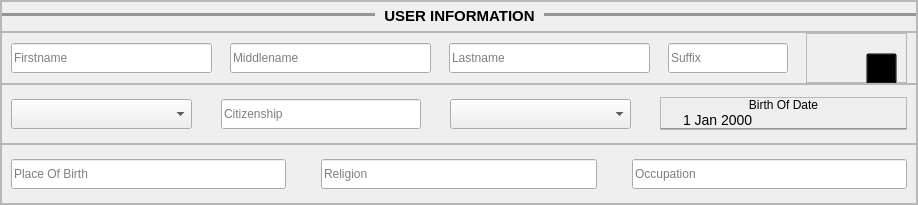
              <widget class="QFrame" name="frame_9">
               <property name="styleSheet">
                <string notr="true"/>
               </property>
               <property name="frameShape">
                <enum>QFrame::StyledPanel</enum>
               </property>
               <property name="frameShadow">
                <enum>QFrame::Raised</enum>
               </property>
               <layout class="QVBoxLayout" name="verticalLayout_6">
                <property name="spacing">
                 <number>0</number>
                </property>
                <property name="leftMargin">
                 <number>0</number>
                </property>
                <property name="topMargin">
                 <number>0</number>
                </property>
                <property name="rightMargin">
                 <number>0</number>
                </property>
                <property name="bottomMargin">
                 <number>0</number>
                </property>
                <item>
                 <widget class="QFrame" name="frame_11">
                  <property name="minimumSize">
                   <size>
                    <width>914</width>
                    <height>31</height>
                   </size>
                  </property>
                  <property name="maximumSize">
                   <size>
                    <width>16777215</width>
                    <height>31</height>
                   </size>
                  </property>
                  <property name="frameShape">
                   <enum>QFrame::StyledPanel</enum>
                  </property>
                  <property name="frameShadow">
                   <enum>QFrame::Raised</enum>
                  </property>
                  <layout class="QHBoxLayout" name="horizontalLayout_3">
                   <property name="leftMargin">
                    <number>0</number>
                   </property>
                   <property name="topMargin">
                    <number>0</number>
                   </property>
                   <property name="rightMargin">
                    <number>0</number>
                   </property>
                   <property name="bottomMargin">
                    <number>0</number>
                   </property>
                   <item>
                    <widget class="QLabel" name="label">
                     <property name="minimumSize">
                      <size>
                       <width>49</width>
                       <height>7</height>
                      </size>
                     </property>
                     <property name="maximumSize">
                      <size>
                       <width>16777215</width>
                       <height>7</height>
                      </size>
                     </property>
                     <property name="styleSheet">
                      <string notr="true">border: none;
border-top: 3px solid rgb(149, 149, 149);
background-color: transparent;</string>
                     </property>
                     <property name="text">
                      <string/>
                     </property>
                    </widget>
                   </item>
                   <item>
                    <widget class="QLabel" name="label_4">
                     <property name="minimumSize">
                      <size>
                       <width>157</width>
                       <height>21</height>
                      </size>
                     </property>
                     <property name="maximumSize">
                      <size>
                       <width>157</width>
                       <height>21</height>
                      </size>
                     </property>
                     <property name="font">
                      <font>
                       <pointsize>11</pointsize>
                       <bold>true</bold>
                      </font>
                     </property>
                     <property name="styleSheet">
                      <string notr="true">border: none;
background-color: transparent;
</string>
                     </property>
                     <property name="text">
                      <string>&lt;html&gt;&lt;head/&gt;&lt;body&gt;&lt;p align=&quot;center&quot;&gt;USER INFORMATION&lt;/p&gt;&lt;/body&gt;&lt;/html&gt;</string>
                     </property>
                    </widget>
                   </item>
                   <item>
                    <widget class="QLabel" name="label_2">
                     <property name="minimumSize">
                      <size>
                       <width>49</width>
                       <height>7</height>
                      </size>
                     </property>
                     <property name="maximumSize">
                      <size>
                       <width>16777215</width>
                       <height>7</height>
                      </size>
                     </property>
                     <property name="styleSheet">
                      <string notr="true">border: none;
border-top: 3px solid rgb(149, 149, 149);
background-color: transparent;</string>
                     </property>
                     <property name="text">
                      <string/>
                     </property>
                    </widget>
                   </item>
                  </layout>
                 </widget>
                </item>
                <item>
                 <widget class="QFrame" name="frame_13">
                  <property name="minimumSize">
                   <size>
                    <width>0</width>
                    <height>0</height>
                   </size>
                  </property>
                  <property name="maximumSize">
                   <size>
                    <width>16777215</width>
                    <height>60</height>
                   </size>
                  </property>
                  <property name="styleSheet">
                   <string notr="true"/>
                  </property>
                  <property name="frameShape">
                   <enum>QFrame::StyledPanel</enum>
                  </property>
                  <property name="frameShadow">
                   <enum>QFrame::Raised</enum>
                  </property>
                  <layout class="QHBoxLayout" name="horizontalLayout_4">
                   <property name="spacing">
                    <number>18</number>
                   </property>
                   <property name="topMargin">
                    <number>0</number>
                   </property>
                   <property name="bottomMargin">
                    <number>0</number>
                   </property>
                   <item>
                    <widget class="QLineEdit" name="firstname_input">
                     <property name="minimumSize">
                      <size>
                       <width>201</width>
                       <height>30</height>
                      </size>
                     </property>
                     <property name="maximumSize">
                      <size>
                       <width>16777215</width>
                       <height>30</height>
                      </size>
                     </property>
                     <property name="styleSheet">
                      <string notr="true">padding-bottom: 0;</string>
                     </property>
                     <property name="placeholderText">
                      <string>Firstname</string>
                     </property>
                    </widget>
                   </item>
                   <item>
                    <widget class="QLineEdit" name="middlename_input">
                     <property name="minimumSize">
                      <size>
                       <width>201</width>
                       <height>30</height>
                      </size>
                     </property>
                     <property name="maximumSize">
                      <size>
                       <width>16777215</width>
                       <height>30</height>
                      </size>
                     </property>
                     <property name="placeholderText">
                      <string>Middlename</string>
                     </property>
                    </widget>
                   </item>
                   <item>
                    <widget class="QLineEdit" name="lastname_input">
                     <property name="minimumSize">
                      <size>
                       <width>201</width>
                       <height>30</height>
                      </size>
                     </property>
                     <property name="maximumSize">
                      <size>
                       <width>16777215</width>
                       <height>30</height>
                      </size>
                     </property>
                     <property name="placeholderText">
                      <string>Lastname</string>
                     </property>
                    </widget>
                   </item>
                   <item>
                    <widget class="QLineEdit" name="suffix_input">
                     <property name="minimumSize">
                      <size>
                       <width>120</width>
                       <height>30</height>
                      </size>
                     </property>
                     <property name="maximumSize">
                      <size>
                       <width>120</width>
                       <height>30</height>
                      </size>
                     </property>
                     <property name="placeholderText">
                      <string>Suffix</string>
                     </property>
                    </widget>
                   </item>
                   <item>
                    <widget class="QFrame" name="frame_5">
                     <property name="minimumSize">
                      <size>
                       <width>101</width>
                       <height>50</height>
                      </size>
                     </property>
                     <property name="maximumSize">
                      <size>
                       <width>101</width>
                       <height>50</height>
                      </size>
                     </property>
                     <property name="frameShape">
                      <enum>QFrame::StyledPanel</enum>
                     </property>
                     <property name="frameShadow">
                      <enum>QFrame::Raised</enum>
                     </property>
                     <widget class="QLabel" name="preview_image">
                      <property name="geometry">
                       <rect>
                        <x>20</x>
                        <y>0</y>
                        <width>60</width>
                        <height>50</height>
                       </rect>
                      </property>
                      <property name="minimumSize">
                       <size>
                        <width>60</width>
                        <height>50</height>
                       </size>
                      </property>
                      <property name="maximumSize">
                       <size>
                        <width>60</width>
                        <height>50</height>
                       </size>
                      </property>
                      <property name="text">
                       <string/>
                      </property>
                      <property name="pixmap">
                       <pixmap>../images&amp;icon/person.png</pixmap>
                      </property>
                      <property name="scaledContents">
                       <bool>true</bool>
                      </property>
                     </widget>
                     <widget class="QPushButton" name="add_button">
                      <property name="geometry">
                       <rect>
                        <x>60</x>
                        <y>20</y>
                        <width>31</width>
                        <height>31</height>
                       </rect>
                      </property>
                      <property name="minimumSize">
                       <size>
                        <width>31</width>
                        <height>31</height>
                       </size>
                      </property>
                      <property name="maximumSize">
                       <size>
                        <width>31</width>
                        <height>31</height>
                       </size>
                      </property>
                      <property name="cursor">
                       <cursorShape>PointingHandCursor</cursorShape>
                      </property>
                      <property name="styleSheet">
                       <string notr="true">background-color: transparent;</string>
                      </property>
                      <property name="text">
                       <string/>
                      </property>
                      <property name="icon">
                       <iconset>
                        <normaloff>../images&amp;icon/add.png</normaloff>../images&amp;icon/add.png</iconset>
                      </property>
                      <property name="iconSize">
                       <size>
                        <width>30</width>
                        <height>30</height>
                       </size>
                      </property>
                     </widget>
                    </widget>
                   </item>
                  </layout>
                 </widget>
                </item>
                <item>
                 <widget class="QFrame" name="frame_14">
                  <property name="minimumSize">
                   <size>
                    <width>0</width>
                    <height>60</height>
                   </size>
                  </property>
                  <property name="maximumSize">
                   <size>
                    <width>16777215</width>
                    <height>60</height>
                   </size>
                  </property>
                  <property name="styleSheet">
                   <string notr="true"/>
                  </property>
                  <property name="frameShape">
                   <enum>QFrame::StyledPanel</enum>
                  </property>
                  <property name="frameShadow">
                   <enum>QFrame::Raised</enum>
                  </property>
                  <layout class="QHBoxLayout" name="horizontalLayout_6">
                   <property name="spacing">
                    <number>29</number>
                   </property>
                   <item>
                    <widget class="QComboBox" name="gender_input">
                     <property name="minimumSize">
                      <size>
                       <width>100</width>
                       <height>30</height>
                      </size>
                     </property>
                     <property name="maximumSize">
                      <size>
                       <width>16777215</width>
                       <height>30</height>
                      </size>
                     </property>
                     <property name="font">
                      <font>
                       <pointsize>-1</pointsize>
                       <bold>false</bold>
                      </font>
                     </property>
                     <property name="styleSheet">
                      <string notr="true"/>
                     </property>
                     <property name="placeholderText">
                      <string>Gender</string>
                     </property>
                     <item>
                      <property name="text">
                       <string>Male</string>
                      </property>
                     </item>
                     <item>
                      <property name="text">
                       <string>Female</string>
                      </property>
                     </item>
                    </widget>
                   </item>
                   <item>
                    <widget class="QLineEdit" name="citizenship_input">
                     <property name="minimumSize">
                      <size>
                       <width>128</width>
                       <height>30</height>
                      </size>
                     </property>
                     <property name="maximumSize">
                      <size>
                       <width>200</width>
                       <height>30</height>
                      </size>
                     </property>
                     <property name="placeholderText">
                      <string>Citizenship</string>
                     </property>
                    </widget>
                   </item>
                   <item>
                    <widget class="QComboBox" name="civil_status_input">
                     <property name="minimumSize">
                      <size>
                       <width>0</width>
                       <height>30</height>
                      </size>
                     </property>
                     <property name="maximumSize">
                      <size>
                       <width>16777215</width>
                       <height>30</height>
                      </size>
                     </property>
                     <property name="font">
                      <font>
                       <pointsize>-1</pointsize>
                       <bold>false</bold>
                      </font>
                     </property>
                     <property name="styleSheet">
                      <string notr="true"/>
                     </property>
                     <property name="placeholderText">
                      <string>Civil Status</string>
                     </property>
                     <item>
                      <property name="text">
                       <string>Single</string>
                      </property>
                     </item>
                     <item>
                      <property name="text">
                       <string>Married</string>
                      </property>
                     </item>
                     <item>
                      <property name="text">
                       <string>Divorced</string>
                      </property>
                     </item>
                     <item>
                      <property name="text">
                       <string>Widowed</string>
                      </property>
                     </item>
                    </widget>
                   </item>
                   <item>
                    <widget class="QFrame" name="frame_16">
                     <property name="minimumSize">
                      <size>
                       <width>247</width>
                       <height>33</height>
                      </size>
                     </property>
                     <property name="maximumSize">
                      <size>
                       <width>247</width>
                       <height>33</height>
                      </size>
                     </property>
                     <property name="font">
                      <font>
                       <pointsize>9</pointsize>
                      </font>
                     </property>
                     <property name="styleSheet">
                      <string notr="true">QDateEdit{
font-size: 14px;
border: none;
border-bottom: 1px solid  rgb(149, 149, 149);
padding-left: 20px;
background-color: transparent;
}</string>
                     </property>
                     <property name="frameShape">
                      <enum>QFrame::StyledPanel</enum>
                     </property>
                     <property name="frameShadow">
                      <enum>QFrame::Raised</enum>
                     </property>
                     <layout class="QVBoxLayout" name="verticalLayout_9">
                      <property name="spacing">
                       <number>0</number>
                      </property>
                      <property name="leftMargin">
                       <number>0</number>
                      </property>
                      <property name="topMargin">
                       <number>0</number>
                      </property>
                      <property name="rightMargin">
                       <number>0</number>
                      </property>
                      <property name="bottomMargin">
                       <number>0</number>
                      </property>
                      <item>
                       <widget class="QLabel" name="label_5">
                        <property name="font">
                         <font>
                          <pointsize>9</pointsize>
                          <bold>false</bold>
                         </font>
                        </property>
                        <property name="styleSheet">
                         <string notr="true">background-color: transparent;</string>
                        </property>
                        <property name="text">
                         <string>&lt;html&gt;&lt;head/&gt;&lt;body&gt;&lt;p align=&quot;center&quot;&gt;Birth Of Date&lt;/p&gt;&lt;/body&gt;&lt;/html&gt;</string>
                        </property>
                       </widget>
                      </item>
                      <item>
                       <widget class="QDateEdit" name="bday_input"/>
                      </item>
                     </layout>
                    </widget>
                   </item>
                  </layout>
                 </widget>
                </item>
                <item>
                 <widget class="QFrame" name="frame_12">
                  <property name="minimumSize">
                   <size>
                    <width>0</width>
                    <height>60</height>
                   </size>
                  </property>
                  <property name="maximumSize">
                   <size>
                    <width>16777215</width>
                    <height>60</height>
                   </size>
                  </property>
                  <property name="frameShape">
                   <enum>QFrame::StyledPanel</enum>
                  </property>
                  <property name="frameShadow">
                   <enum>QFrame::Raised</enum>
                  </property>
                  <layout class="QHBoxLayout" name="horizontalLayout_7">
                   <property name="spacing">
                    <number>35</number>
                   </property>
                   <property name="topMargin">
                    <number>0</number>
                   </property>
                   <property name="bottomMargin">
                    <number>0</number>
                   </property>
                   <item>
                    <widget class="QLineEdit" name="place_of_birth_input">
                     <property name="minimumSize">
                      <size>
                       <width>201</width>
                       <height>30</height>
                      </size>
                     </property>
                     <property name="maximumSize">
                      <size>
                       <width>16777215</width>
                       <height>30</height>
                      </size>
                     </property>
                     <property name="styleSheet">
                      <string notr="true">padding-bottom: 0;</string>
                     </property>
                     <property name="placeholderText">
                      <string>Place Of Birth</string>
                     </property>
                    </widget>
                   </item>
                   <item>
                    <widget class="QLineEdit" name="religion_input">
                     <property name="minimumSize">
                      <size>
                       <width>201</width>
                       <height>30</height>
                      </size>
                     </property>
                     <property name="maximumSize">
                      <size>
                       <width>16777215</width>
                       <height>30</height>
                      </size>
                     </property>
                     <property name="styleSheet">
                      <string notr="true">padding-bottom: 0;</string>
                     </property>
                     <property name="placeholderText">
                      <string>Religion</string>
                     </property>
                    </widget>
                   </item>
                   <item>
                    <widget class="QLineEdit" name="occupation_input">
                     <property name="minimumSize">
                      <size>
                       <width>201</width>
                       <height>30</height>
                      </size>
                     </property>
                     <property name="maximumSize">
                      <size>
                       <width>16777215</width>
                       <height>30</height>
                      </size>
                     </property>
                     <property name="styleSheet">
                      <string notr="true">padding-bottom: 0;</string>
                     </property>
                     <property name="placeholderText">
                      <string>Occupation</string>
                     </property>
                    </widget>
                   </item>
                  </layout>
                 </widget>
                </item>
               </layout>
              </widget>
